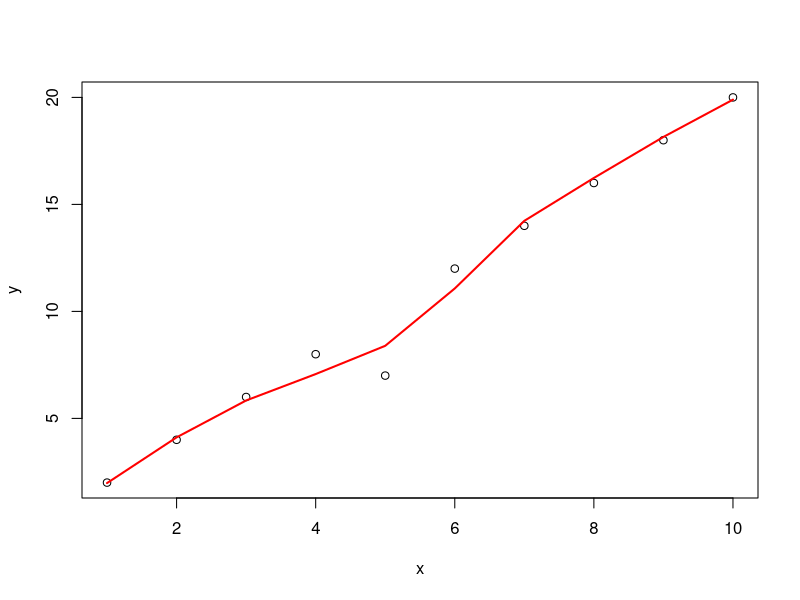

Here is the R script that generated this plot:
# using the loess curve as covered here:
# https://stackoverflow.com/questions/3480388/how-to-fit-a-smooth-curve-to-my-data-in-r
# which I gather Dirk wrote.
library(ggplot2)
library(Cairo)

x <- 1:10
y <- c(2,4,6,8,7,12,14,16,18,20)
lo <- loess(y~x)

CairoPNG("loes0.png", 800, 800)
plot(x,y)
lines(predict(lo), col='red', lwd=2)
dev.off()

# the main thing to note here is that it does not go though all the points.
